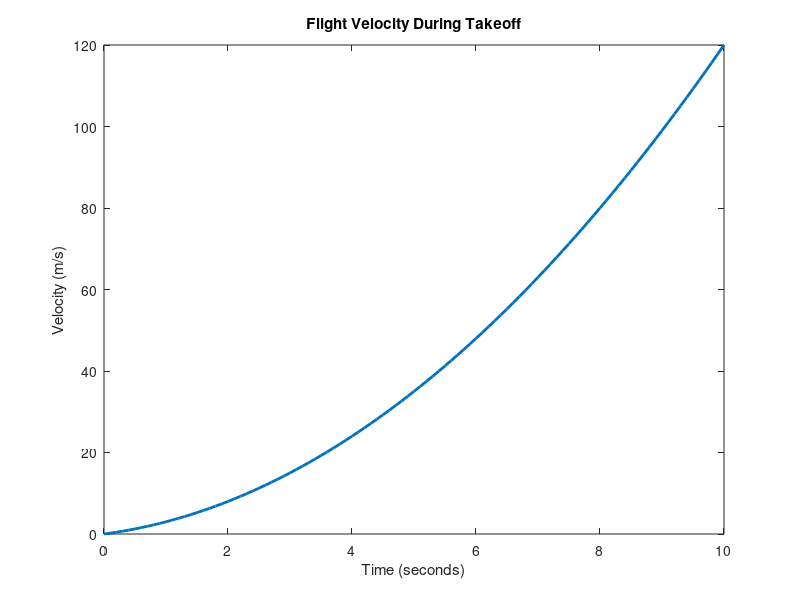

This chart was generated by the following MATLAB code:
% Flight Velocity Modeling Example

% Parameters
acceleration = 2;
initial_velocity = 0;
time_to_takeoff = 10;

% Time vector
t = 0:0.1:time_to_takeoff;

velocity = initial_velocity + acceleration * t + 0.5 * acceleration * t.^2;

% Plotting the results
plot(t, velocity, 'LineWidth', 2);
title('Flight Velocity During Takeoff');
xlabel('Time (seconds)');
ylabel('Velocity (m/s)');
#grid on;

% Save the plot as an image file (e.g., PNG)
saveas(gcf, '/outputs/output_plot.png');
